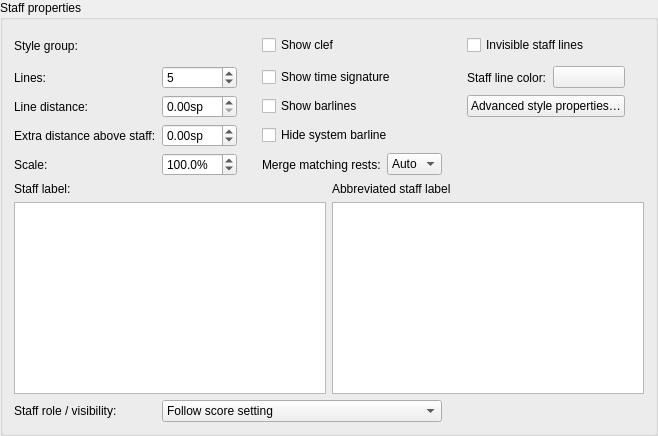
        <widget class="QGroupBox" name="groupStaffProps">
         <property name="sizePolicy">
          <sizepolicy hsizetype="Preferred" vsizetype="Expanding">
           <horstretch>0</horstretch>
           <verstretch>0</verstretch>
          </sizepolicy>
         </property>
         <property name="minimumSize">
          <size>
           <width>0</width>
           <height>0</height>
          </size>
         </property>
         <property name="title">
          <string>Staff properties</string>
         </property>
         <layout class="QGridLayout" name="gridLayout_2">
          <item row="0" column="8">
           <spacer name="horizontalSpacer_8">
            <property name="orientation">
             <enum>Qt::Orientation::Horizontal</enum>
            </property>
            <property name="sizeHint" stdset="0">
             <size>
              <width>13</width>
              <height>13</height>
             </size>
            </property>
           </spacer>
          </item>
          <item row="2" column="6" colspan="2">
           <widget class="QPushButton" name="changeStaffType">
            <property name="text">
             <string>Advanced style properties…</string>
            </property>
           </widget>
          </item>
          <item row="1" column="6">
           <widget class="QLabel" name="labelColor">
            <property name="text">
             <string>Staff line color:</string>
            </property>
            <property name="buddy">
             <cstring>color</cstring>
            </property>
           </widget>
          </item>
          <item row="0" column="2">
           <spacer name="horizontalSpacer_5">
            <property name="orientation">
             <enum>Qt::Orientation::Horizontal</enum>
            </property>
            <property name="sizeHint" stdset="0">
             <size>
              <width>13</width>
              <height>13</height>
             </size>
            </property>
           </spacer>
          </item>
          <item row="3" column="0">
           <widget class="QLabel" name="labelExtraDist">
            <property name="text">
             <string>Extra distance above staff:</string>
            </property>
            <property name="buddy">
             <cstring>spinExtraDistance</cstring>
            </property>
           </widget>
          </item>
          <item row="1" column="7">
           <widget class="Awl::ColorLabel" name="color">
            <property name="focusPolicy">
             <enum>Qt::FocusPolicy::TabFocus</enum>
            </property>
           </widget>
          </item>
          <item row="1" column="0">
           <widget class="QLabel" name="labelNumOfLines">
            <property name="text">
             <string>Lines:</string>
            </property>
            <property name="textFormat">
             <enum>Qt::TextFormat::PlainText</enum>
            </property>
            <property name="buddy">
             <cstring>lines</cstring>
            </property>
           </widget>
          </item>
          <item row="2" column="3" colspan="2">
           <widget class="QCheckBox" name="showBarlines">
            <property name="text">
             <string>Show barlines</string>
            </property>
           </widget>
          </item>
          <item row="0" column="6" colspan="2">
           <widget class="QCheckBox" name="invisible">
            <property name="text">
             <string>Invisible staff lines</string>
            </property>
           </widget>
          </item>
          <item row="0" column="0">
           <widget class="QLabel" name="labelStaffGroup">
            <property name="text">
             <string>Style group:</string>
            </property>
            <property name="buddy">
             <cstring>staffGroupName</cstring>
            </property>
           </widget>
          </item>
          <item row="4" column="1">
           <widget class="QDoubleSpinBox" name="mag">
            <property name="suffix">
             <string notr="true">%</string>
            </property>
            <property name="decimals">
             <number>1</number>
            </property>
            <property name="minimum">
             <double>10.000000000000000</double>
            </property>
            <property name="maximum">
             <double>1000.000000000000000</double>
            </property>
            <property name="value">
             <double>100.000000000000000</double>
            </property>
           </widget>
          </item>
          <item row="3" column="1">
           <widget class="QDoubleSpinBox" name="spinExtraDistance">
            <property name="suffix">
             <string>sp</string>
            </property>
            <property name="minimum">
             <double>-50.000000000000000</double>
            </property>
            <property name="maximum">
             <double>50.000000000000000</double>
            </property>
            <property name="singleStep">
             <double>0.250000000000000</double>
            </property>
           </widget>
          </item>
          <item row="0" column="1">
           <widget class="QLabel" name="staffGroupName"/>
          </item>
          <item row="1" column="3" colspan="2">
           <widget class="QCheckBox" name="showTimesig">
            <property name="text">
             <string>Show time signature</string>
            </property>
           </widget>
          </item>
          <item row="4" column="4">
           <widget class="QComboBox" name="mergeMatchingRests">
            <item>
             <property name="text">
              <string>Auto</string>
             </property>
            </item>
            <item>
             <property name="text">
              <string>On</string>
             </property>
            </item>
            <item>
             <property name="text">
              <string>Off</string>
             </property>
            </item>
           </widget>
          </item>
          <item row="2" column="0">
           <widget class="QLabel" name="labelLineDist">
            <property name="text">
             <string>Line distance:</string>
            </property>
            <property name="buddy">
             <cstring>lineDistance</cstring>
            </property>
           </widget>
          </item>
          <item row="0" column="3" colspan="2">
           <widget class="QCheckBox" name="showClef">
            <property name="text">
             <string>Show clef</string>
            </property>
           </widget>
          </item>
          <item row="3" column="3" colspan="2">
           <widget class="QCheckBox" name="hideSystemBarLine">
            <property name="text">
             <string>Hide system barline</string>
            </property>
           </widget>
          </item>
          <item row="2" column="1">
           <widget class="QDoubleSpinBox" name="lineDistance">
            <property name="sizePolicy">
             <sizepolicy hsizetype="Preferred" vsizetype="Fixed">
              <horstretch>0</horstretch>
              <verstretch>0</verstretch>
             </sizepolicy>
            </property>
            <property name="suffix">
             <string>sp</string>
            </property>
            <property name="singleStep">
             <double>0.250000000000000</double>
            </property>
           </widget>
          </item>
          <item row="0" column="5">
           <spacer name="horizontalSpacer_6">
            <property name="orientation">
             <enum>Qt::Orientation::Horizontal</enum>
            </property>
            <property name="sizeHint" stdset="0">
             <size>
              <width>13</width>
              <height>29</height>
             </size>
            </property>
           </spacer>
          </item>
          <item row="1" column="1">
           <widget class="QSpinBox" name="lines">
            <property name="minimum">
             <number>1</number>
            </property>
            <property name="maximum">
             <number>14</number>
            </property>
            <property name="value">
             <number>5</number>
            </property>
           </widget>
          </item>
          <item row="4" column="3">
           <widget class="QLabel" name="label_3">
            <property name="minimumSize">
             <size>
              <width>0</width>
              <height>0</height>
             </size>
            </property>
            <property name="text">
             <string>Merge matching rests:</string>
            </property>
           </widget>
          </item>
          <item row="4" column="0">
           <widget class="QLabel" name="label">
            <property name="text">
             <string>Scale:</string>
            </property>
            <property name="buddy">
             <cstring>mag</cstring>
            </property>
           </widget>
          </item>
          <item row="5" column="0" colspan="9">
           <layout class="QGridLayout" name="gridLayout_3">
            <property name="topMargin">
             <number>0</number>
            </property>
            <item row="0" column="0">
             <widget class="QLabel" name="label_2">
              <property name="text">
               <string>Staff label:</string>
              </property>
             </widget>
            </item>
            <item row="0" column="1">
             <widget class="QLabel" name="label_4">
              <property name="text">
               <string>Abbreviated staff label</string>
              </property>
             </widget>
            </item>
            <item row="1" column="0">
             <widget class="QTextEdit" name="longStaffName"/>
            </item>
            <item row="1" column="1">
             <widget class="QTextEdit" name="shortStaffName"/>
            </item>
           </layout>
          </item>
          <item row="6" column="0">
           <widget class="QLabel" name="emptySystemsLabel">
            <property name="text">
             <string>Staff role / visibility:</string>
            </property>
            <property name="buddy">
             <cstring>emptySystems</cstring>
            </property>
           </widget>
          </item>
          <item row="6" column="1" colspan="4">
           <widget class="QComboBox" name="emptySystems">
            <property name="toolTip">
             <string>Hide this staff on systems containing no music and reclaim its vertical space. Useful for temporary solo and divisi staves; existing system visibility overrides still apply.</string>
            </property>
            <item>
             <property name="text">
              <string>Follow score setting</string>
             </property>
            </item>
            <item>
             <property name="text">
              <string>Hide empty systems (solo/divisi)</string>
             </property>
            </item>
            <item>
             <property name="text">
              <string>Always show</string>
             </property>
            </item>
            <item><property name="text"><string>Solo/split staff (no instrument label)</string></property></item>
</widget>
          </item>
         </layout>
        </widget>
